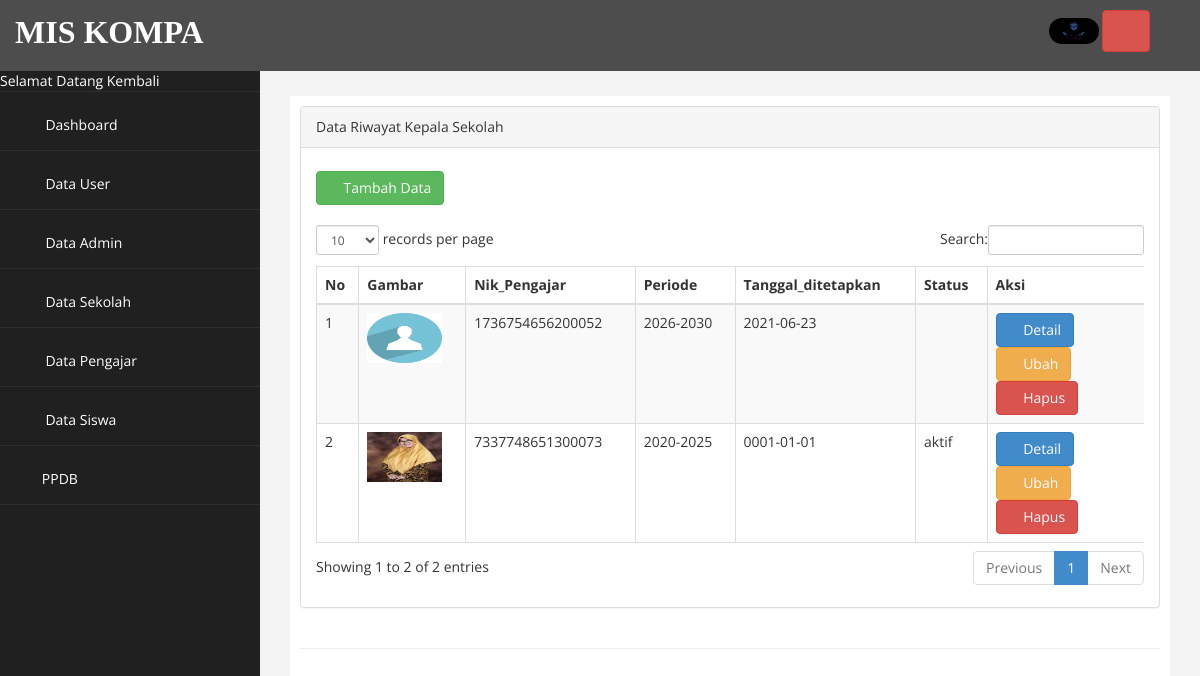
Screenshot of /admin.php?page=kepala_sekolah (signed in) with the database file from the repository.
### tables this page shows
CREATE TABLE `user` (
  `UserName` varchar(30) NOT NULL,
  `Password` varchar(30) NOT NULL,
  `Level` enum('user','admin','admin1','pengajar','siswa') NOT NULL,
  `Pengguna` enum('user','default') NOT NULL,
  `akses` varchar(25) NOT NULL,
  `Waktu` datetime NOT NULL DEFAULT CURRENT_TIMESTAMP ON UPDATE CURRENT_TIMESTAMP,
  `Fhoto` varchar(225) NOT NULL
);

CREATE TABLE `kepala_sekolah` (
  `Nik_Pengajar` varchar(30) NOT NULL,
  `Periode` varchar(30) NOT NULL,
  `Tanggal_ditetapkan` varchar(30) NOT NULL,
  `Status` varchar(50) NOT NULL
);

### page/kepala_sekolah/index.php (the view)
<div class="row">
<div class="col-md-12">
<div class="panel panel-default">
    <div class="panel-heading">
         Data Riwayat Kepala Sekolah
    </div>
    <div class="panel-body">
        <div class="table-responsive">
            <div>
                <a href="?page=kepala_sekolah&aksi=tambah" class="btn btn-success" style="margin-top: 8px;"><i class="fa fa-plus"></i> Tambah Data</a>
            </div><br>
            <table class="table table-striped table-bordered table-hover" id="dataTables-example">
                <thead>
                    <tr>
                        <th>No</th>
                        <th>Gambar</th>
                        <th>Nik_Pengajar</th>
                        <th>Periode</th>
                        <th>Tanggal_ditetapkan</th>
                        <th>Status</th>
                        <th width="19%">Aksi</th>
                    </tr>
                </thead>
                <tbody>
                    <?php
                        $no = 1;
                        $sql = $koneksi->query("select * from kepala_sekolah ");
                        while ($data= $sql->fetch_assoc()) {
                    ?>
                    <tr>
                        <td><?php echo $no++; ?></td>
                        <?php
                        $kunci=$data['Nik_Pengajar'];
                            $sql1 = $koneksi->query("select * from user where UserName='$kunci' ");
                            while ($data1= $sql1->fetch_assoc())
                                {  ?>
                                    <td><a href="gambar/user/<?php echo  $data1['Fhoto'];?>"> <img src="gambar/user/<?php echo  $data1['Fhoto'];?>" width="75" height="50"></a> </td>
                        <?php } ?>
                        <td><?php echo $data['Nik_Pengajar'];?></td>
                        <td><?php echo $data['Periode'];?></td>
                        <td><?php echo $data['Tanggal_ditetapkan'];?></td>
                        <td><?php echo $data['Status'];?></td>
                         <td>
                            <a href="?page=kepala_sekolah&aksi=detail&id=<?php echo $data['Nik_Pengajar']; ?>" class="btn btn-primary" ><i class="fa fa-eye"></i> Detail</a>
                            <a href="?page=kepala_sekolah&aksi=ubah&id=<?php echo $data['Nik_Pengajar']; ?>" class="btn btn-warning" ><i class="fa fa-edit"></i> Ubah</a>
                            <a onclick="return confirm('Anda yakin ingin menghapus?')" href="?page=kepala_sekolah&aksi=hapus&id=<?php echo $data['Nik_Pengajar']; ?>" class="btn btn-danger" ><i class="fa fa-trash"></i> Hapus</a>
                        </td>
                    </tr>
                    <?php  } ?>
                </tbody>
                </table>
              </div>
    </div>
 </div>
</div>
</div>

### admin.php (shortened to what this page needs)
<?php
    include "koneksi.php";
    include "kepala.php";
    if($_SESSION['admin'] || $_SESSION['user']){
        $_Akun=$_SESSION['user'];
      $akun=mysqli_fetch_array(mysqli_query($koneksi,"select * from `user` where `UserName` ='$_Akun'"));
      $biodata=mysqli_fetch_array(mysqli_query($koneksi,"select * from `pengajar` where `Nik_Pengajar` ='$_Akun'"));
?>
<body>
    <div id="wrapper">
        <nav class="navbar navbar-default navbar-cls-top " role="navigation" style="margin-bottom: 0">
                <label><font color="white" face="arrial" size="6" style="
padding: 10px 5px 5px 15px;
float: right;">MIS KOMPA</font></label>
  <div style="
padding: 10px 50px 5px 50px;
float: right;">
                        <a href="?page=akun&id=<?=$_Akun?>" title="Akun"><img style="border-radius: 200px; " width="50px" src="gambar/user/<?=$akun['Fhoto']?>" alt="Pengguna"></a>
                        <a onclick="return confirm('yakin ingin meninggalkan halaman ini?')" href="logout.php" class="btn btn-danger" title="Keluar"><i class="fa fa-power-off fa-2x"></i></a>
                        </div>
        </nav>
                <nav class="navbar-default navbar-side" role="navigation">
            <div class="sidebar-collapse">
                <ul class="nav" id="main-menu">
                    <li><font color="white"> Selamat Datang Kembali <strong><?= $biodata['Nama_Pengajar'] ?></strong> </font></li>
                    <li>
                        <a  href="?page="><i class="fa fa-home fa-2x"></i> Dashboard</a>
                    </li>
                    <li>
                        <a  href="?page=user"><i class="fa fa-users fa-2x"></i> Data User</a>
                    </li>
                    <li>
                        <a  href="?page=admin"><i class="fa fa-user fa-2x"></i> Data Admin</a>
                    </li>
                    <li>
                        <a href="#"><i class="fa fa-laptop fa-2x"></i> Data Sekolah<span class="fa arrow"></span></a>
                     </li>
                    <li>
                        <a  href="?page=pengajar"><i class="fa fa-laptop fa-2x"></i></i> Data Pengajar</a>
                    </li>
                    <li>
                        <a href="#"><i class="fa fa-laptop fa-2x"></i> Data Siswa<span class="fa arrow"></span></a>
                     </li>
                    <li>
                        <a href="#"><i class="fa fa-laptop fa-2x"></i>PPDB<span class="fa arrow"></span></a>
                     </li>
                </ul>
            </div>
        </nav>
        <div id="page-wrapper" >
            <div id="page-inner">
                <div class="row">
                    <div class="col-md-12">
                     	<?php
                     		$page = $_GET['page'];
                     		$aksi = $_GET['aksi'];
                     		if ($page=="")
                              {
                                include "home.php";
                              }
                        elseif ($page == "kepala_sekolah" )
                              {
                                if ($aksi == "") {
                                    include "page/kepala_sekolah/index.php";
                                }elseif ($aksi == "tambah") {
                                    include "page/kepala_sekolah/tambah.php";
                                }elseif ($aksi == "ubah") {
                                    include "page/kepala_sekolah/ubah.php";
                                }elseif ($aksi == "hapus") {
                                    include "page/kepala_sekolah/hapus.php";
                                }elseif ($aksi == "detail") {
                                    include "page/kepala_sekolah/detail.php";
                                }
                              }
                     	?>
                    </div>
                </div>
                 <hr />
    </div>
            </div>
        </div>
<?php
    include "kaki.php";
    }else{
        header("location:login.php");
    }
?>

### assets/css/custom.css (style rules this page uses)
body { font-family: 'Open Sans', sans-serif; }
#wrapper { width: 100%; background:#202020; }
#page-wrapper { padding: 15px 15px; min-height: 600px; background:#F3F3F3; }
#page-inner { width:100%; margin:10px 20px 10px 0px; background-color:#fff!important; padding:10px; min-height:1200px; }
.arrow { float: right; }
.fa.arrow:before { content: "\f104"; }
.sidebar-collapse , .sidebar-collapse .nav { background:none; }
.sidebar-collapse .nav { padding:0; }
.sidebar-collapse .nav > li > a { color:#fff; background:#202020; text-shadow:none; }
.sidebar-collapse > .nav > li > a { padding:15px 10px; }
.sidebar-collapse > .nav > li { border-bottom: 1px solid rgba(107, 108, 109, 0.19); }
.navbar-side { border:none; background-color: #202020; }
.navbar-cls-top { background:#4D4D4D; border-bottom:none; }
.navbar-default { border:0px solid black; }
.nav > li > a > i { margin-right:10px; }
@media (min-width:768px) { #page-wrapper { margin: 0 0 0 260px; padding: 15px 30px; min-height: 1200px; } }
@media (min-width:768px) { .navbar-side { z-index: 1; position: absolute; width: 260px; } }
@media (min-width:768px) { .navbar { border-radius: 0px; } }

### rows the page displays
user: Fhoto (picture)
kepala_sekolah: Nik_Pengajar "1736754656200052", Periode "2026-2030", Tanggal_ditetapkan "2021-06-23"
user: Fhoto (placeholder picture)
kepala_sekolah: Nik_Pengajar "7337748651300073", Periode "2020-2025", Tanggal_ditetapkan "0001-01-01", Status "aktif"
user: Fhoto (picture)
